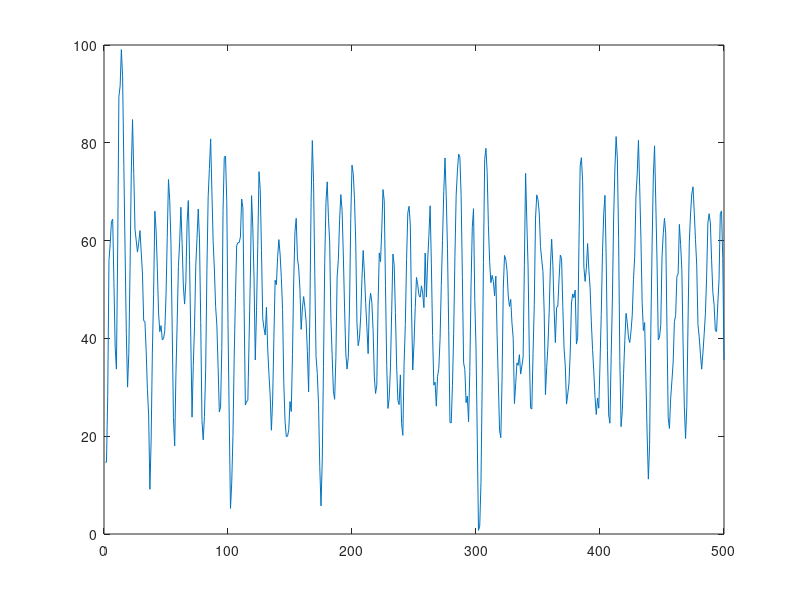
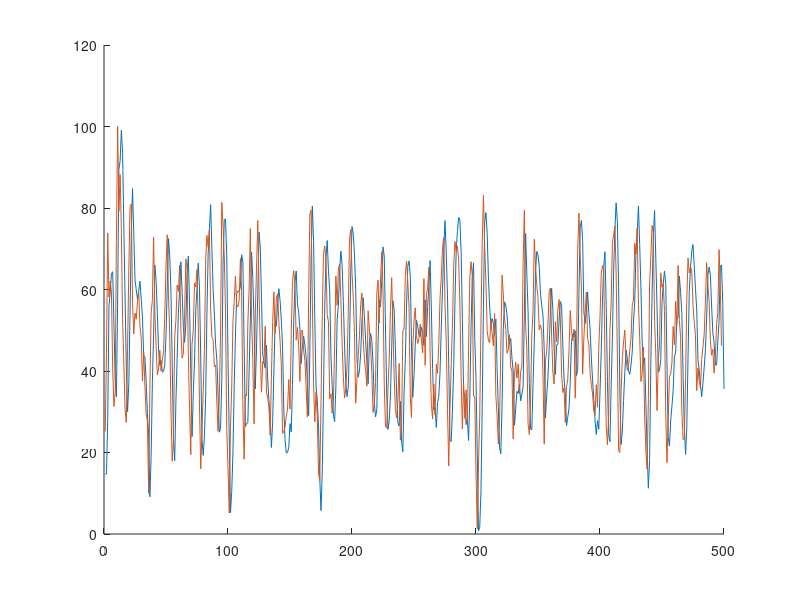

The MATLAB source for these figures, in order:


clear
close all
clc

%% load data
load AR_data.mat

figure("Name","y")
plot(y)

%% linear polynomial model

% y = theta(1)*y(i-1) + theta(2)*y(y-2) + theta(3)
% linear suares estimation: \

Phi = [];
Y = [];
for i = 2:length(y)-1
    Phi = [Phi; -y(i), -y(i-1), 1];
    Y = [Y; y(i+1)];
end

theta = Phi\Y;

y_hat = Phi * theta;

%% plot

figure("Name","Y & Y_hat")
hold on
plot(y)
plot(y_hat)



